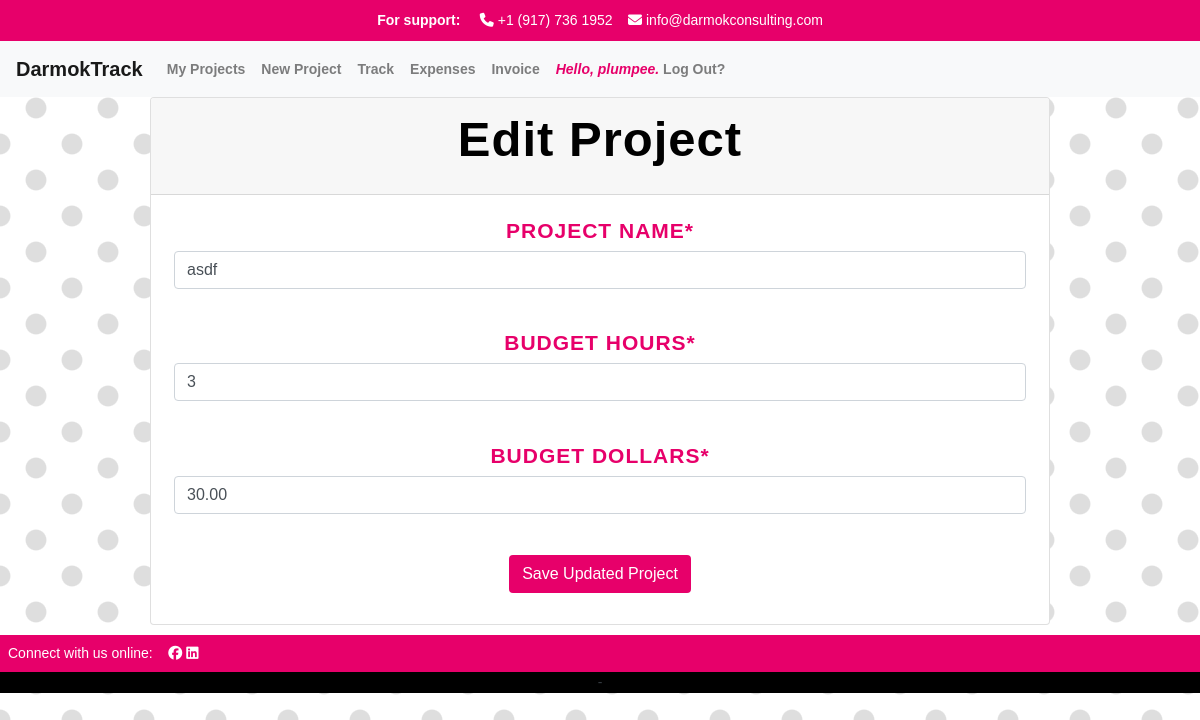
The app's page /track/edit_project/1 (signed in), older data.
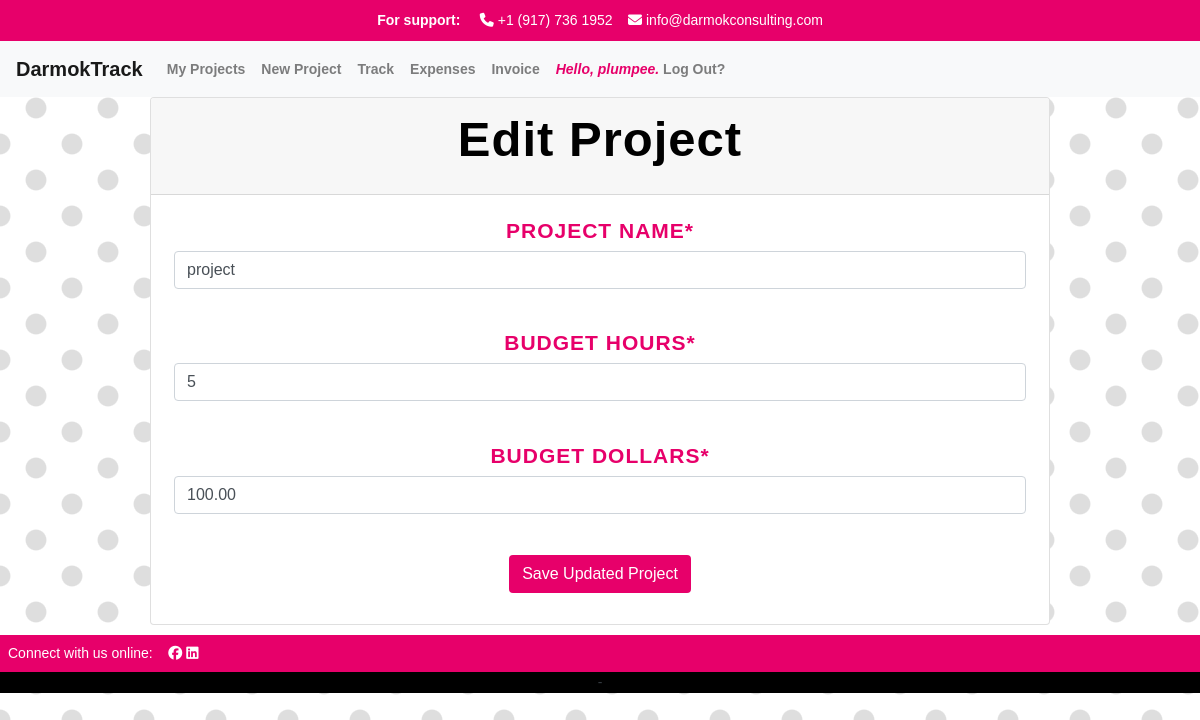
The same page, newer data.
### apps/track/models.py (models this page shows, shortened)
class Project(models.Model):
    project_manager = models.ForeignKey(User, related_name='project_manager', on_delete=models.CASCADE)
    name = models.CharField("Project Name", max_length=250)
    start = models.DateTimeField(auto_now_add=True)
    customer = models.CharField(max_length=250)
    budget_hours = models.IntegerField(default=0)
    budget_dollars = models.DecimalField(max_digits=6, decimal_places=2, default=0.00)
    is_active = models.BooleanField("Active", default=True)
    projects = models.ForeignKey(User, blank=True, related_name="project_list", on_delete=models.CASCADE)
    class Meta:
        ordering = ['-start']

### apps/track/views.py (the view, shortened to what this page needs)
# urls.py: path("track/edit_project/<int:pk>", views.edit_project.as_view(), name="edit_project"),
class edit_project(UpdateView):
    model = Project
    template_name = "track/edit_project.html"
    fields = ['name', 'budget_hours', 'budget_dollars',]

### apps/track/templates/track/edit_project.html (shortened to what this page needs)
{% extends "track/layout.html" %}
{% load static %}
{% block body %}
    {% load crispy_forms_tags %}
    {% if user.is_authenticated %}
    <div class="card w-75">
        <div class="card-header" id="headingOne">
            <h1>Edit Project</h1>
        </div>
        <div class="card-body">
            <h3>
    <form method="POST" id="update_project">
        {{ form.name|as_crispy_field }}
        <br>
        {{ form.budget_hours|as_crispy_field}}
        <br>
        {{ form.budget_dollars|as_crispy_field }}
        <br>
        <button type="submit" class="btn btn-darmok">Save Updated Project</button>
    </form>
    {% endif %}
</h3>
</div>
</div>
{% endblock %}

Row changes from the older to the newer data that the page shows:
changed Project: name "asdf" → "project"; budget_hours "3" → "5"; budget_dollars "30.00" → "100.00"
